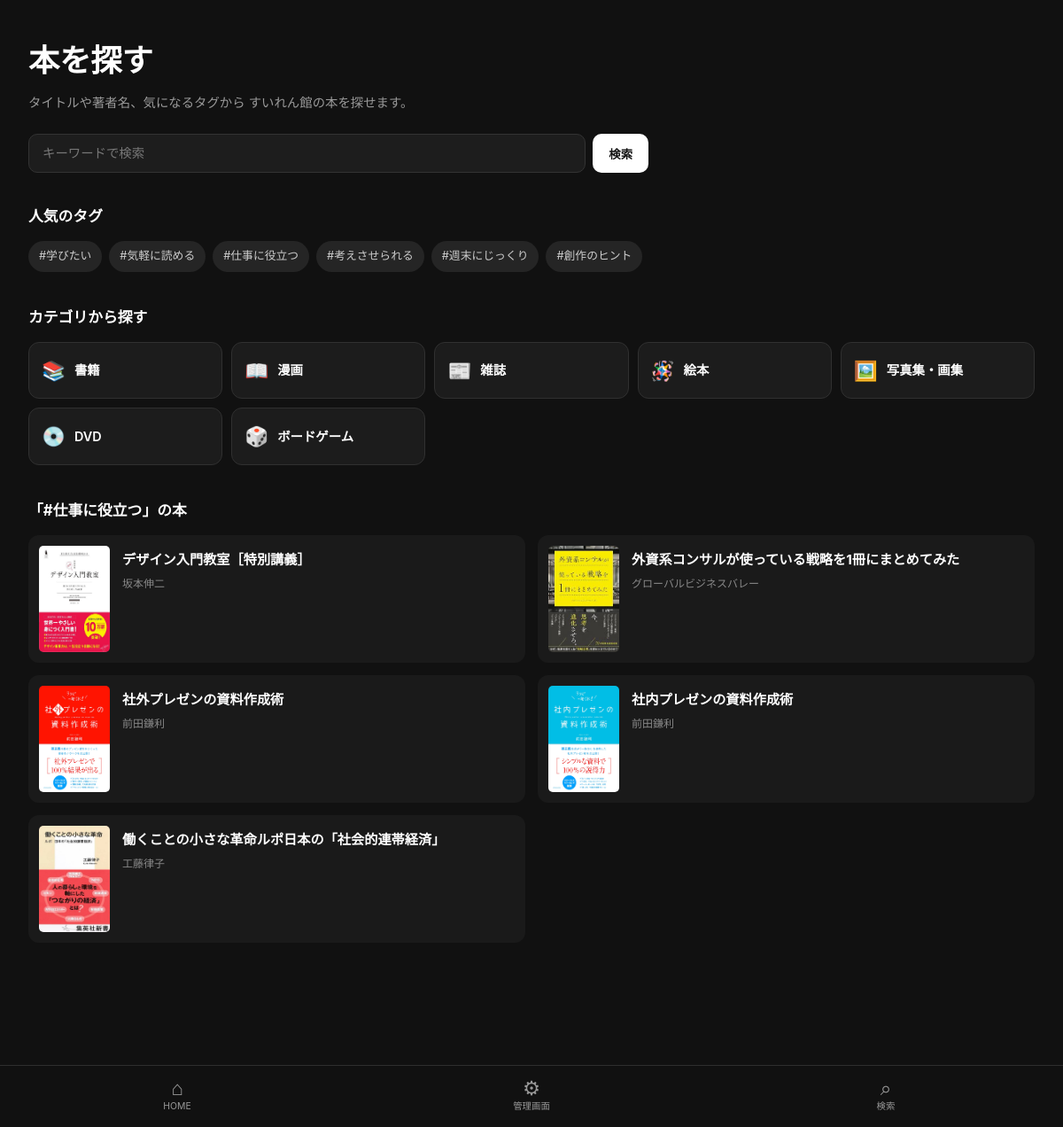
Screenshot of /search?tag=仕事に役立つ (signed in) with the database file from the repository.
### tables this page shows
CREATE TABLE books (
            book_id INTEGER PRIMARY KEY AUTOINCREMENT,
            title TEXT NOT NULL,
            description TEXT,
            author TEXT,
            publisher TEXT,
            media_type TEXT,
            genre TEXT,
            isbn TEXT,
            release_date TEXT,
            cover_image TEXT,
            tags TEXT,
            location TEXT,
            is_available INTEGER NOT NULL DEFAULT 1,
            is_owner_pick INTEGER NOT NULL DEFAULT 0,
            is_featured INTEGER NOT NULL DEFAULT 0,
            created_at TEXT NOT NULL DEFAULT CURRENT_TIMESTAMP
        , casican_id
        TEXT, quantity
        INTEGER NOT NULL DEFAULT 1, is_hidden
        INTEGER NOT NULL DEFAULT 0, casican_url
        TEXT, casican_qr_url
        TEXT, casican_created_at
        TEXT, updated_at
        TEXT);

### app.py (the view, shortened to what this page needs)
@app.route("/search")
@login_required
def search():
    keyword = request.args.get("keyword", "").strip()
    tag = request.args.get("tag", "").strip()
    category = request.args.get("category", "").strip()
    books = []
    conn = get_db_connection()
    if tag:
        books = conn.execute(
            """
            SELECT DISTINCT books.*
            FROM books
            INNER JOIN book_tags
                ON books.book_id = book_tags.book_id
            INNER JOIN tags
                ON book_tags.tag_id = tags.tag_id
            WHERE tags.tag_name = ?
            AND books.is_hidden = 0
            ORDER BY books.book_id
            """,
            (tag,)
        ).fetchall()
    conn.close()
    return render_template(
    "search.html",
    books=books,
    keyword=keyword,
    tag=tag,
    category=category
    )

### app.py (called while the page is built)
def get_db_connection():
    conn = sqlite3.connect(DB_PATH)
    conn.row_factory = sqlite3.Row
    return conn

def login_required(view):
    @wraps(view)
    def wrapped_view(*args, **kwargs):
        if "user_id" not in session:
            return redirect(url_for("login"))
        return view(*args, **kwargs)
    return wrapped_view

### templates/search.html (shortened to what this page needs)
{% extends "base.html" %}
{% block content %}
<section class="search-page">
    <div class="search-header">
        <h1 class="page-title">
            本を探す
        </h1>
        <p class="page-description">
            タイトルや著者名、気になるタグから
            すいれん館の本を探せます。
        </p>
    </div>
    <form class="search-form" action="{{ url_for('search') }}" method="get">
        <input type="search" name="keyword" class="search-input" placeholder="キーワードで検索" value="{{ keyword }}">
        <button type="submit" class="search-submit">
            検索
        </button>
    </form>
    <section class="search-block">
        <h2 class="search-block-title">
            人気のタグ
        </h2>
        <div class="search-tags">
            <a href="{{ url_for('search', tag='学びたい') }}" class="search-tag">
                #学びたい
            </a>
            <a href="{{ url_for('search', tag='気軽に読める') }}" class="search-tag">
                #気軽に読める
            </a>
            <a href="{{ url_for('search', tag='仕事に役立つ') }}" class="search-tag">
                #仕事に役立つ
            </a>
            <a href="{{ url_for('search', tag='考えさせられる') }}" class="search-tag">
                #考えさせられる
            </a>
            <a href="{{ url_for('search', tag='週末にじっくり') }}" class="search-tag">
                #週末にじっくり
            </a>
            <a href="{{ url_for('search', tag='創作のヒント') }}" class="search-tag">
                #創作のヒント
            </a>
        </div>
    </section>
    <section class="search-block">
        <h2 class="search-block-title">
            カテゴリから探す
        </h2>
        <div class="category-grid">
            <a href="{{ url_for('search', category='書籍') }}" class="category-card">
                <span class="category-card-icon">
                    📚
                </span>
                <span class="category-card-label">
                    書籍
                </span>
            </a>
            <a href="{{ url_for('search', category='漫画') }}" class="category-card">
                <span class="category-card-icon">
                    📖
                </span>
                <span class="category-card-label">
                    漫画
                </span>
            </a>
            <a href="{{ url_for('search', category='雑誌') }}" class="category-card">
                <span class="category-card-icon">
                    📰
                </span>
                <span class="category-card-label">
                    雑誌
                </span>
            </a>
            <a href="{{ url_for('search', category='絵本') }}" class="category-card">
                <span class="category-card-icon">
                    🪅
                </span>
                <span class="category-card-label">
                    絵本
                </span>
            </a>
            <a href="{{ url_for('search', category='写真集・画集') }}" class="category-card">
                <span class="category-card-icon">
                    🖼️
                </span>
                <span class="category-card-label">
                    写真集・画集
                </span>
            </a>
            <a href="{{ url_for('search', category='DVD') }}" class="category-card">
                <span class="category-card-icon">
                    💿
                </span>
                <span class="category-card-label">
                    DVD
                </span>
            </a>
            <a href="{{ url_for('search', category='ボードゲーム') }}" class="category-card">
                <span class="category-card-icon">
                    🎲
                </span>
                <span class="category-card-label">
                    ボードゲーム
                </span>
            </a>
        </div>
    </section>
    {% if keyword or tag or category %}
    <section class="search-block">
        <h2 class="search-block-title">
            {% if tag %}
                「#{{ tag }}」の本
            {% elif category %}
                「{{ category }}」の本
            {% else %}
                「{{ keyword }}」の検索結果
            {% endif %}
        </h2>
        {% if books %}
        <div class="search-results">
            {% for book in books %}
            <a href="{{ url_for('book_detail', book_id=book['book_id']) }}" class="search-book-card">
                {% if book["cover_image"] %}
                <img src="{{ url_for('static', filename=book['cover_image']) }}" alt="{{ book['title'] }}"
                    class="search-book-cover">
                {% else %}
                <div class="search-book-cover placeholder-cover">
                    BOOK
                </div>
                {% endif %}
                <div class="search-book-info">
                    <h3>
                        {{ book["title"] }}
                    </h3>
                    <p class="search-book-author">
                        {{ book["author"] or "著者情報なし" }}
                    </p>
                </div>
            </a>
            {% endfor %}
        </div>
        {% else %}
        <p class="page-description">
            該当する本が見つかりませんでした。
        </p>
        {% endif %}
    </section>
    {% endif %}
</section>
{% endblock %}

### static/css/style.css (style rules this page uses)
* { box-sizing: border-box; }
html { scroll-behavior: smooth; }
body { margin: 0; font-family: -apple-system, BlinkMacSystemFont, "Helvetica Neue", "Yu Gothic", "YuGothic", "Hiragino Kaku Gothic ProN", Arial, sans-serif; background-color: #111111; color: #ffffff; line-height: 1.6; padding-bottom: 90px; }
a { color: inherit; text-decoration: none; }
img { max-width: 100%; display: block; }
@media screen and (min-width: 1024px) { body { padding-bottom: 0; } }
.search-page { padding: 28px 20px 40px; }
.search-header { margin-bottom: 24px; }
.page-title { margin: 0 0 8px; font-size: 1.8rem; }
.page-description { margin: 0; color: #999999; font-size: 0.9rem; }
.search-form { display: flex; gap: 8px; margin-bottom: 36px; }
.search-input { flex: 1; min-width: 0; padding: 13px 15px; border: 1px solid #333333; border-radius: 10px; background-color: #1d1d1d; color: #ffffff; font-size: 0.9rem; outline: none; }
.search-input::placeholder { color: #777777; }
.search-submit { padding: 0 18px; border: none; border-radius: 10px; background-color: #ffffff; color: #111111; font-weight: 700; cursor: pointer; }
.search-block { margin-bottom: 38px; }
.search-block-title { margin: 0 0 14px; font-size: 1.05rem; }
.search-tags { display: flex; flex-wrap: wrap; gap: 8px; }
.search-tag { padding: 7px 12px; border-radius: 999px; background-color: #252525; color: #cccccc; font-size: 0.8rem; }
.category-grid { display: grid; grid-template-columns: repeat(2, 1fr); gap: 10px; }
.category-card { display: flex; align-items: center; gap: 10px; min-height: 64px; padding: 14px; border: 1px solid #303030; border-radius: 12px; background-color: #1c1c1c; }
.category-card-icon { font-size: 1.35rem; }
.category-card-label { font-size: 0.9rem; font-weight: 600; }
.search-results { display: flex; flex-direction: column; gap: 14px; }
.search-book-card { display: flex; gap: 14px; padding: 12px; border-radius: 12px; background-color: #1a1a1a; }
.search-book-cover { flex-shrink: 0; width: 80px; aspect-ratio: 2 / 3; border-radius: 5px; }
.search-book-info { flex: 1; min-width: 0; }
.search-book-info h3 { margin: 4px 0 5px; font-size: 0.95rem; }
.search-book-author { margin: 0 0 10px; color: #888888; font-size: 0.75rem; }
@media screen and (min-width: 768px) { .search-page { padding: 40px 32px 60px; } }
@media screen and (min-width: 768px) { .page-title { font-size: 2.2rem; } }
@media screen and (min-width: 768px) { .search-form { max-width: 700px; } }
@media screen and (min-width: 768px) { .category-grid { grid-template-columns: repeat(5, 1fr); } }
@media screen and (min-width: 768px) { .search-results { display: grid; grid-template-columns: repeat(2, 1fr); } }

### rows the page displays
books: cover_image (picture), title "デザイン入門教室［特別講義］", author "坂本伸二"
books: cover_image (picture), title "外資系コンサルが使っている戦略を1冊にまとめてみた", author "グローバルビジネスバレー"
books: cover_image (picture), title "社外プレゼンの資料作成術", author "前田鎌利"
books: cover_image (picture), title "社内プレゼンの資料作成術", author "前田鎌利"
books: cover_image (picture), title "働くことの小さな革命ルポ日本の「社会的連帯経済」", author "工藤律子"

### other values shown
{{ tag }} "仕事に役立つ"
